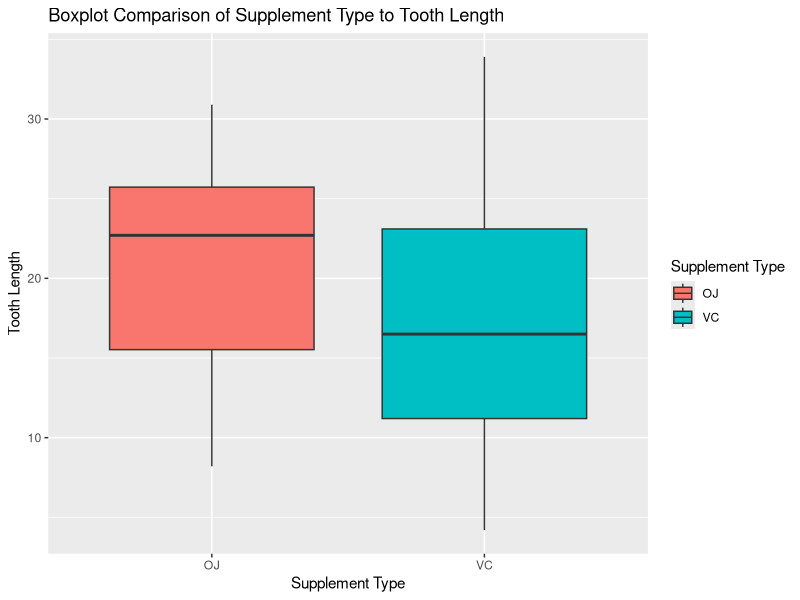
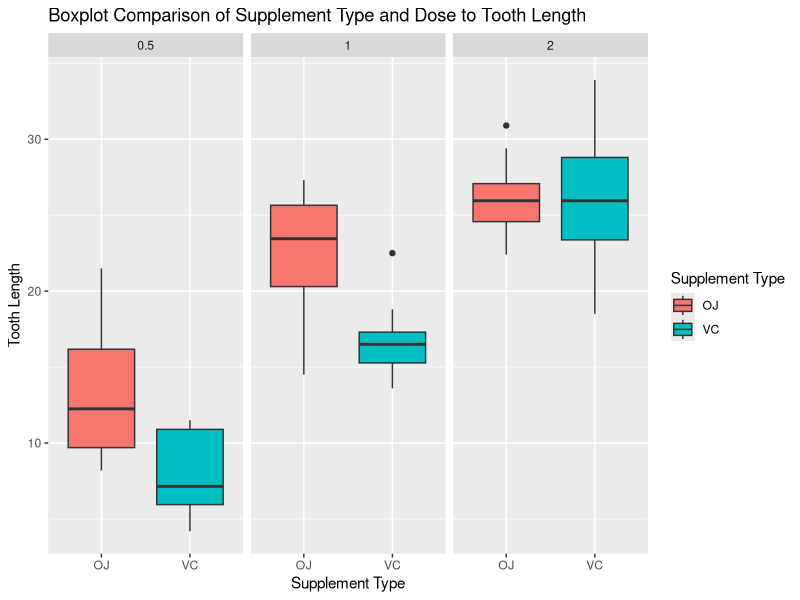

Write the R code that produced these figures, in order.
## ---- chunk 1
library(dplyr)
library(ggplot2)
library(datasets)

# change dose to factor
ToothGrowth$dose <- as.factor(ToothGrowth$dose)
## ---- chunk 2
str(ToothGrowth)
## ---- chunk 3
summary(ToothGrowth)
## ---- chunk 4
p.box <- ggplot(data = ToothGrowth, aes(x = supp, y = len))
p.box + geom_boxplot(aes(fill = supp)) + 
        labs(title = "Boxplot Comparison of Supplement Type to Tooth Length", x = "Supplement Type", y = "Tooth Length") + 
        scale_fill_discrete(name = "Supplement Type")
## ---- chunk 5
p.box.dose <- ggplot(data = ToothGrowth, aes(x = supp, y = len))
p.box.dose + geom_boxplot(aes(fill = supp)) + 
        facet_wrap(~ dose) +
        labs(title = "Boxplot Comparison of Supplement Type and Dose to Tooth Length", x = "Supplement Type", y = "Tooth Length") + 
        scale_fill_discrete(name = "Supplement Type")
## ---- chunk 6
small.dose <- filter(ToothGrowth, dose == 0.5)
t.test(len ~ supp, var.equal = T, data = small.dose)
## ---- chunk 7
medium.dose <- filter(ToothGrowth, dose == 1)
t.test(len ~ supp, var.equal = T, data = medium.dose)
## ---- chunk 8
high.dose <- filter(ToothGrowth, dose == 2)
t.test(len ~ supp, var.equal = T, data = high.dose)
## ---- chunk 9
t.test(len ~ supp, data = ToothGrowth)
